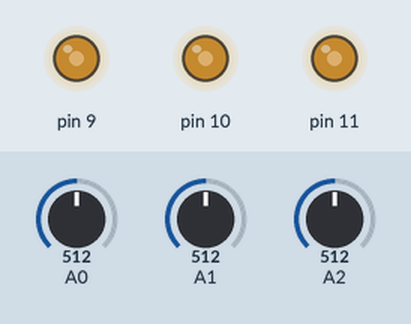
This sketch was run on a simulated Arduino Uno, built with avr-gcc and run on an emulated ATmega328P. On the bench: output pins drawn as LEDs (lit = HIGH). The test bench sets the inputs (shaded band); at power-on: A0 = 512, A1 = 512, A2 = 512.

Above: at 1.2 s.
1.3 s: A0 set to 716
At 2.5 s:
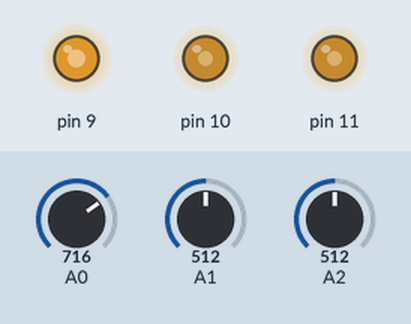
2.8 s: A1 set to 716
At 3.7 s:
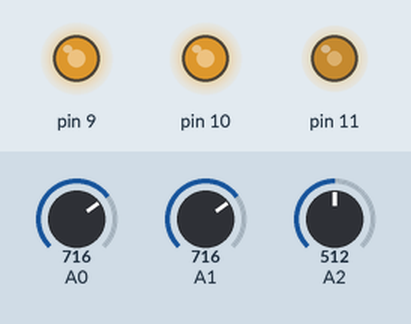
4.3 s: A2 set to 716
At 4.8 s:
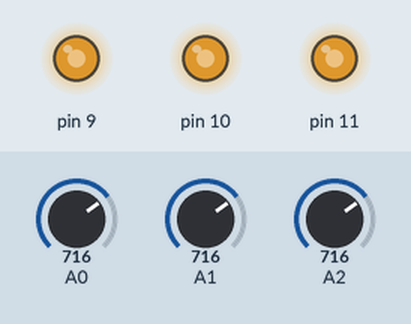
5.8 s: A0 set to 900
At 7.0 s:
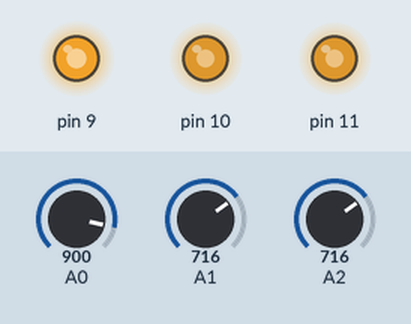
7.3 s: A1 set to 900
At 8.3 s:
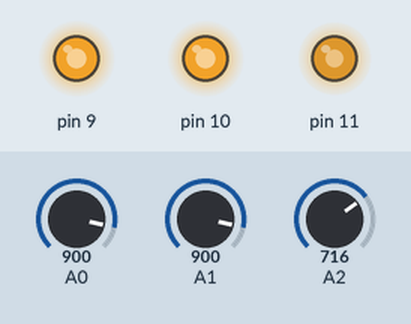
8.8 s: A2 set to 900
At 9.4 s:
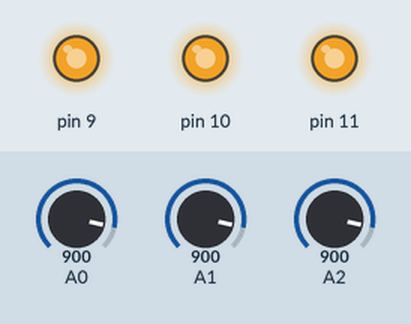
Timing chart, 0 to 11.3 s (numbered marks = the images above; inputs shaded):
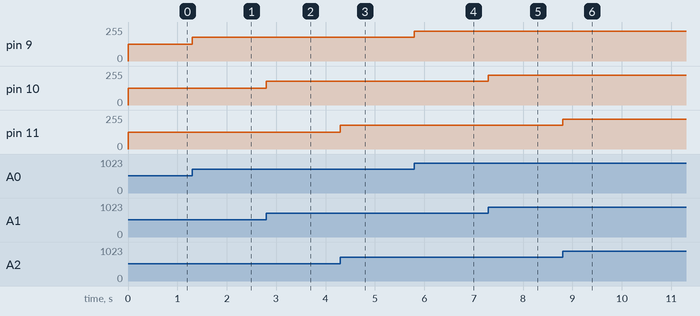

The sketch:

lab04.ino
```cpp
// 201533631 김도균

void setup() {
	pinMode(9, OUTPUT);
    pinMode(10, OUTPUT);
    pinMode(11, OUTPUT);
}

void loop() {

    analogWrite(9, map(analogRead(A0), 0, 1023, 0, 255));
    analogWrite(10, map(analogRead(A1), 0, 1023, 0, 255));
    analogWrite(11, map(analogRead(A2), 0, 1023, 0, 255));

}
```

Measured:
- after the input at 1.3 s, pin 9: 127/255 → 178/255 at once
- after the input at 2.8 s, pin 10: 127/255 → 178/255 at once
- after the input at 4.3 s, pin 11: 127/255 → 178/255 at once
- after the input at 5.8 s, pin 9: 178/255 → 224/255 at once
- after the input at 7.3 s, pin 10: 178/255 → 224/255 at once
- after the input at 8.8 s, pin 11: 178/255 → 224/255 at once
